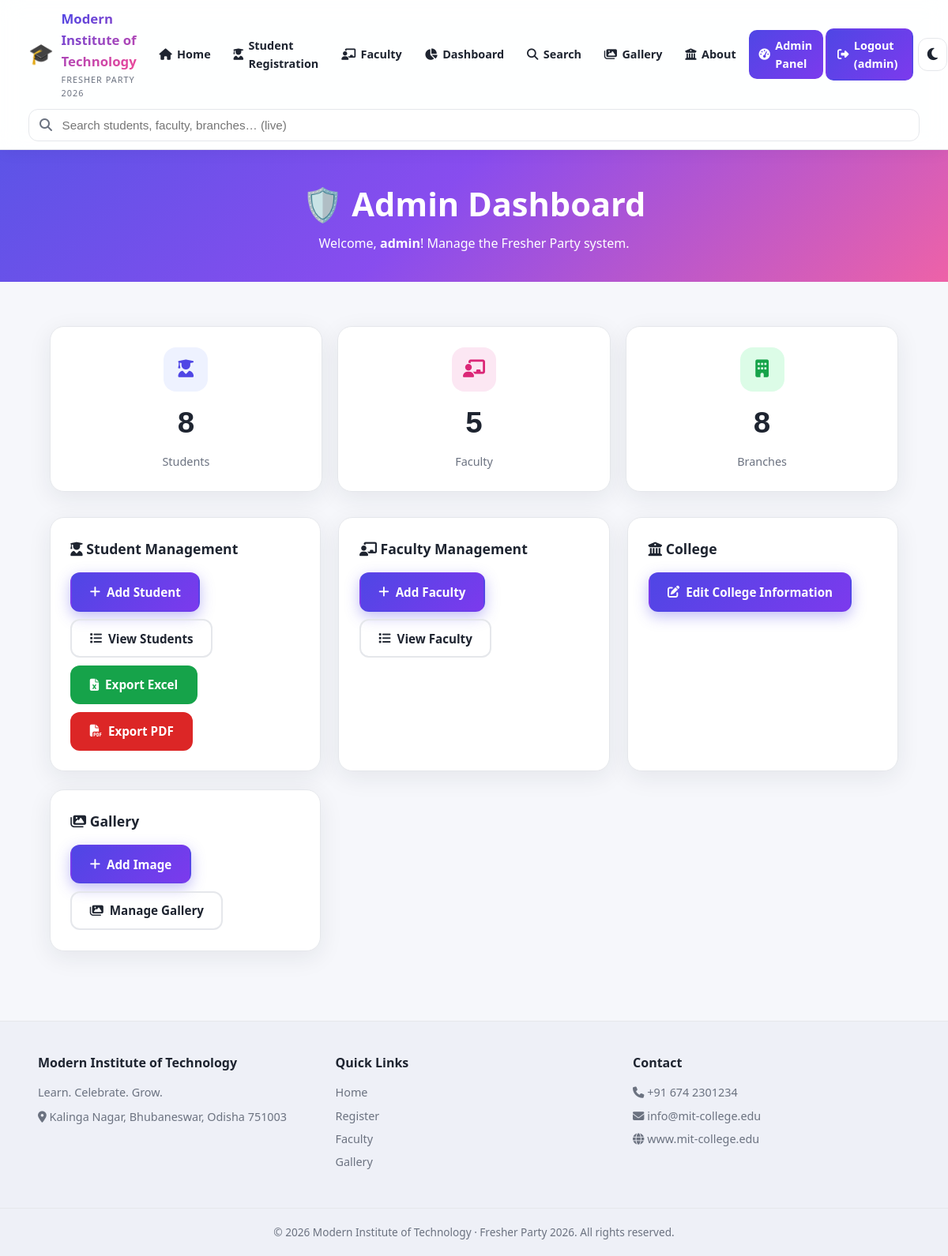
Page /admin-panel/ (signed in) on the committed database.
### party/models.py (models this page shows, shortened)
class CollegeInfo(models.Model):
    college_name = models.CharField(max_length=200, default='Modern Institute of Technology')
    tagline = models.CharField(max_length=200, blank=True, default='Learn. Celebrate. Grow.')
    history = models.TextField(blank=True, default='')
    vision = models.TextField(blank=True, default='')
    mission = models.TextField(blank=True, default='')
    courses = models.TextField(blank=True, default='')
    branches = models.TextField(blank=True, default='')
    facilities = models.TextField(blank=True, default='')
    principal_name = models.CharField(max_length=200, blank=True, default='')
    principal_message = models.TextField(blank=True, default='')
    address = models.TextField(blank=True, default='')
    phone = models.CharField(max_length=30, blank=True, default='')
    email = models.EmailField(blank=True, default='')
    website = models.CharField(max_length=200, blank=True, default='')
    established_year = models.CharField(max_length=20, blank=True, default='')
    logo = models.ImageField(upload_to='college/', blank=True, null=True)
    hero_image = models.ImageField(upload_to='college/', blank=True, null=True)
    class Meta:
        verbose_name = 'College Information'
        verbose_name_plural = 'College Information'
    @classmethod
    def get_info(cls):
        obj = cls.objects.first()
        if obj is None:
            obj = cls.objects.create()
        return obj

### party/views.py (the view)
# urls.py: path('admin-panel/', views.admin_dashboard, name='admin_dashboard'),
@login_required
def admin_dashboard(request):
    return render(request, 'admin/dashboard.html', page_context(request))

### party/views.py (called while the page is built)
def get_college_info():
    return CollegeInfo.get_info()

def page_context(request, **extra):
    ctx = {
        'college': get_college_info(),
        'student_count': Student.objects.count(),
        'faculty_count': Faculty.objects.count(),
        'branch_count': len(Student.objects.values_list('branch', flat=True).distinct()),
    }
    ctx.update(extra)
    return ctx

### templates/admin/dashboard.html (shortened to what this page needs)
{% extends 'base.html' %}
{% block admin_active %}active{% endblock %}
{% block content %}
<section class="page-hero small">
    <div class="container">
        <h1 class="fade-up">🛡️ Admin Dashboard</h1>
        <p class="fade-up">Welcome, <strong>{{ user.username }}</strong>! Manage the Fresher Party system.</p>
    </div>
</section>
<section class="section">
    <div class="container">
        <div class="stats-grid">
            <a href="{% url 'student_list' %}" class="stat-card fade-up">
                <div class="stat-icon" style="background:#eef2ff;color:#4f46e5"><i class="fas fa-user-graduate"></i></div>
                <div class="stat-num">{{ student_count }}</div>
                <div class="stat-label">Students</div>
            </a>
            <a href="{% url 'faculty_list' %}" class="stat-card fade-up">
                <div class="stat-icon" style="background:#fce7f3;color:#db2777"><i class="fas fa-chalkboard-teacher"></i></div>
                <div class="stat-num">{{ faculty_count }}</div>
                <div class="stat-label">Faculty</div>
            </a>
            <div class="stat-card fade-up">
                <div class="stat-icon" style="background:#dcfce7;color:#16a34a"><i class="fas fa-building"></i></div>
                <div class="stat-num">{{ branch_count }}</div>
                <div class="stat-label">Branches</div>
            </div>
        </div>
        <div class="admin-panels">
            <div class="card admin-panel fade-up">
                <h3><i class="fas fa-user-graduate"></i> Student Management</h3>
                <div class="admin-actions">
                    <a href="{% url 'student_add' %}" class="btn btn-primary"><i class="fas fa-plus"></i> Add Student</a>
                    <a href="{% url 'student_list' %}" class="btn btn-outline"><i class="fas fa-list"></i> View Students</a>
                    <a href="{% url 'export_excel' %}" class="btn btn-success"><i class="fas fa-file-excel"></i> Export Excel</a>
                    <a href="{% url 'export_pdf' %}" class="btn btn-danger"><i class="fas fa-file-pdf"></i> Export PDF</a>
                </div>
            </div>
            <div class="card admin-panel fade-up">
                <h3><i class="fas fa-chalkboard-teacher"></i> Faculty Management</h3>
                <div class="admin-actions">
                    <a href="{% url 'faculty_add' %}" class="btn btn-primary"><i class="fas fa-plus"></i> Add Faculty</a>
                    <a href="{% url 'faculty_list' %}" class="btn btn-outline"><i class="fas fa-list"></i> View Faculty</a>
                </div>
            </div>
            <div class="card admin-panel fade-up">
                <h3><i class="fas fa-university"></i> College</h3>
                <div class="admin-actions">
                    <a href="{% url 'college_edit' %}" class="btn btn-primary"><i class="fas fa-edit"></i> Edit College Information</a>
                </div>
            </div>
            <div class="card admin-panel fade-up">
                <h3><i class="fas fa-images"></i> Gallery</h3>
                <div class="admin-actions">
                    <a href="{% url 'gallery_add' %}" class="btn btn-primary"><i class="fas fa-plus"></i> Add Image</a>
                    <a href="{% url 'gallery_manage' %}" class="btn btn-outline"><i class="fas fa-images"></i> Manage Gallery</a>
                </div>
            </div>
        </div>
    </div>
</section>
{% endblock %}

### templates/base.html (shortened to what this page needs)
{% load static %}
<!DOCTYPE html>
<html lang="en">
<head>
    <link rel="stylesheet" href="https://cdnjs.cloudflare.com/ajax/libs/font-awesome/6.5.2/css/all.min.css">
    <link rel="stylesheet" href="{% static 'css/style.css' %}">
</head>
<body data-theme="light">
<nav class="navbar" id="navbar">
    <div class="nav-inner">
        <a href="{% url 'home' %}" class="brand">
            {% if college.logo %}
                <img src="{{ college.logo.url }}" alt="Logo" class="brand-logo">
            {% else %}
                <span class="brand-icon">🎓</span>
            {% endif %}
            <span class="brand-text">
                <span class="brand-name">{{ college.college_name }}</span>
                <span class="brand-sub">Fresher Party 2026</span>
            </span>
        </a>
        <div class="nav-right">
            <ul class="nav-links" id="navLinks">
                <li><a href="{% url 'home' %}" class="{% block home_active %}{% endblock %}"><i class="fas fa-home"></i> Home</a></li>
                <li><a href="{% url 'student_register' %}" class="{% block register_active %}{% endblock %}"><i class="fas fa-user-graduate"></i> Student Registration</a></li>
                <li><a href="{% url 'faculty_page' %}" class="{% block faculty_active %}{% endblock %}"><i class="fas fa-chalkboard-teacher"></i> Faculty</a></li>
                <li><a href="{% url 'dashboard' %}" class="{% block dash_active %}{% endblock %}"><i class="fas fa-chart-pie"></i> Dashboard</a></li>
                <li><a href="{% url 'search_page' %}" class="{% block search_active %}{% endblock %}"><i class="fas fa-search"></i> Search</a></li>
                <li><a href="{% url 'gallery_page' %}" class="{% block gallery_active %}{% endblock %}"><i class="fas fa-images"></i> Gallery</a></li>
                <li><a href="{% url 'about_page' %}" class="{% block about_active %}{% endblock %}"><i class="fas fa-university"></i> About</a></li>
                {% if user.is_authenticated %}
                    <li><a href="{% url 'admin_dashboard' %}" class="{% block admin_active %}{% endblock %}"><i class="fas fa-tachometer-alt"></i> Admin Panel</a></li>
                    <li class="nav-login">
                        <a href="{% url 'logout' %}" class="btn btn-login"><i class="fas fa-sign-out-alt"></i> Logout ({{ user.username }})</a>
                    </li>
                {% else %}
                    <li class="nav-login"><a href="{% url 'login' %}" class="btn btn-login"><i class="fas fa-lock"></i> Admin Login</a></li>
                {% endif %}
            </ul>
            <button class="theme-toggle" id="themeToggle" title="Toggle dark/light mode" aria-label="Toggle theme">
                <i class="fas fa-moon"></i>
            </button>
        </div>
    </div>
    <div class="nav-search" id="navSearch">
        <div class="search-wrap">
            <i class="fas fa-search search-icon"></i>
            <input type="text" id="globalSearch" class="search-input"
                   placeholder="Search students, faculty, branches… (live)">
        </div>
    </div>
</nav>
<main class="page-content">
    {% block content %}{% endblock %}
</main>
<footer class="footer">
    <div class="footer-inner">
        <div class="footer-col">
            <h4>{{ college.college_name }}</h4>
            <p>{{ college.tagline }}</p>
            <p class="footer-address"><i class="fas fa-map-marker-alt"></i> {{ college.address|default:'College Address' }}</p>
        </div>
        <div class="footer-col">
            <h4>Quick Links</h4>
            <ul>
                <li><a href="{% url 'home' %}">Home</a></li>
                <li><a href="{% url 'student_register' %}">Register</a></li>
                <li><a href="{% url 'faculty_page' %}">Faculty</a></li>
                <li><a href="{% url 'gallery_page' %}">Gallery</a></li>
            </ul>
        </div>
        <div class="footer-col">
            <h4>Contact</h4>
            <p><i class="fas fa-phone"></i> {{ college.phone|default:'+91 XXXXX XXXXX' }}</p>
            <p><i class="fas fa-envelope"></i> {{ college.email|default:'info@college.edu' }}</p>
            <p><i class="fas fa-globe"></i> {{ college.website|default:'www.college.edu' }}</p>
        </div>
    </div>
    <div class="footer-bottom">
        © <span id="footerYear"></span> {{ college.college_name }} · Fresher Party 2026. All rights reserved.
    </div>
</footer>
</body>
</html>

### rows in the picture
CollegeInfo: college_name "Modern Institute of Technology", tagline "Learn. Celebrate. Grow.", address "Kalinga Nagar, Bhubaneswar, Odisha 751003", phone "+91 674 2301234", email "info@mit-college.edu", website "www.mit-college.edu"

### other values in the picture
{{ user.username }} "admin"
{{ student_count }} "8"
{{ faculty_count }} "5"
{{ branch_count }} "8"
